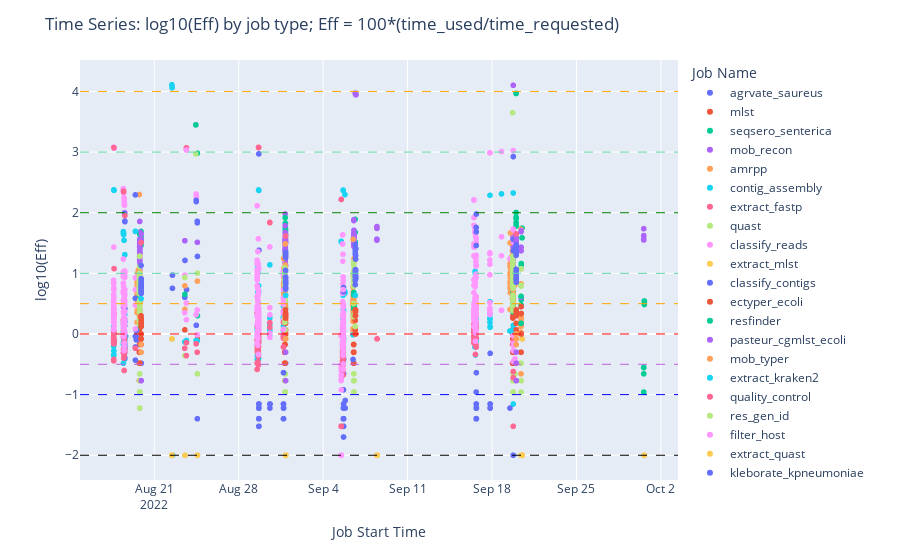

Notebook code for this chart:
### Code cell
fig = px.scatter(df, x='start_time', y="Eff", color='job_name')
fig.add_hline(y=4, line_dash="dash", line_color="orange", line_width = 1)
fig.add_hline(y=3, line_dash="dash", line_color="#62d5a6", line_width = 1)
fig.add_hline(y=2, line_dash="dash", line_color="green", line_width = 1)
fig.add_hline(y=1, line_dash="dash", line_color="#62d5a6", line_width = 1)
fig.add_hline(y=0.5, line_dash="dash", line_color="orange", line_width = 1)
fig.add_hline(y=0, line_dash="dash", line_color="red", line_width = 1)
fig.add_hline(y=-0.5, line_dash="dash", line_color="#c061de", line_width = 1)
fig.add_hline(y=-1, line_dash="dash", line_color="blue", line_width = 1)
fig.add_hline(y=-2, line_dash="dash", line_color="black", line_width = 1)

fig.update_layout(
    title='Time Series: log10(Eff) by job type; Eff = 100*(time_used/time_requested)',
    xaxis_title="Job Start Time",
    yaxis_title="log10(Eff)",
    legend_title="Job Name",
)

plotly.offline.iplot(fig)

### Figure 1 — Plotly figure (JSON) as saved in the notebook; plotly's stock layout.template omitted (floating-point values rounded to 4 significant figures; data arrays with more than 128 entries replaced by an {"elided": "..."} marker saying what was removed)
{"data": [{"hovertemplate": "job_name=agrvate_saureus<br>start_time=%{x}<br>Eff=%{y}<extra></extra>", "legendgroup": "agrvate_saureus", "marker": {"color": "#636efa", "symbol": "circle"}, "mode": "markers", "name": "agrvate_saureus", "showlegend": true, "type": "scattergl", "x": ["2022-08-19T22:04:12", "2022-09-20T00:18:02", "2022-08-31T21:05:04", "2022-09-20T00:15:05", "2022-08-31T21:08:29", "2022-09-20T00:12:25", "2022-08-19T21:55:45"], "xaxis": "x", "y": [-0.4815, -0.7696, -0.08092, -0.4815, -0.4815, -0.08092, -0.08092], "yaxis": "y"}, {"hovertemplate": "job_name=mlst<br>start_time=%{x}<br>Eff=%{y}<extra></extra>", "legendgroup": "mlst", "marker": {"color": "#EF553B", "symbol": "circle"}, "mode": "markers", "name": "mlst", "showlegend": true, "type": "scattergl", "x": {"elided": "255 str values"}, "xaxis": "x", "y": {"elided": "255 float values"}, "yaxis": "y"}, {"hovertemplate": "job_name=seqsero_senterica<br>start_time=%{x}<br>Eff=%{y}<extra></extra>", "legendgroup": "seqsero_senterica", "marker": {"color": "#00cc96", "symbol": "circle"}, "mode": "markers", "name": "seqsero_senterica", "showlegend": true, "type": "scattergl", "x": ["2022-08-31T21:00:18", "2022-09-20T11:45:09", "2022-08-31T20:56:11", "2022-09-06T15:50:28", "2022-08-31T21:00:41", "2022-08-19T21:36:31", "2022-08-31T21:00:18", "2022-09-06T15:50:29", "2022-09-19T23:54:23", "2022-08-31T21:01:03", "2022-08-31T20:56:11", "2022-08-19T21:36:34", "2022-08-31T20:56:13", "2022-09-06T15:50:30", "2022-09-19T23:54:22", "2022-08-31T20:56:11", "2022-08-31T20:56:11", "2022-08-31T20:56:11", "2022-08-19T21:32:31", "2022-09-20T11:45:09", "2022-08-19T21:36:28", "2022-08-19T21:32:28", "2022-08-19T21:32:31", "2022-09-19T23:54:22", "2022-08-31T21:00:34", "2022-08-19T21:32:31", "2022-09-19T23:54:23", "2022-09-06T15:50:46", "2022-08-31T20:56:11", "2022-08-19T21:32:31", "2022-09-06T15:50:33", "2022-08-19T21:36:28", "2022-08-19T21:35:43", "2022-09-20T10:12:40", "2022-08-19T21:36:28", "2022-09-20T10:12:40", "2022-08-19T21:32:31", "2022-08-19T21:32:31", "2022-08-31T20:56:11", "2022-09-20T10:12:40", "2022-09-19T23:54:22", "2022-08-31T20:56:11", "2022-08-19T21:32:31", "2022-08-31T20:56:11", "2022-09-20T10:12:40", "2022-08-19T21:32:28", "2022-08-19T21:32:28", "2022-08-19T21:32:31", "2022-09-19T23:54:23", "2022-09-19T23:54:22", "2022-09-19T23:54:24", "2022-08-31T20:56:11", "2022-09-19T23:54:22", "2022-08-19T21:32:28", "2022-08-31T21:00:42", "2022-09-19T23:54:22"], "xaxis": "x", "y": [1.542, 1.746, 1.748, 1.892, 1.716, 1.607, 1.58, 1.677, 1.778, 1.523, 1.723, 1.475, 1.715, 1.516, 1.913, 1.628, 1.625, 1.602, 1.55, 1.585, 1.46, 1.544, 1.666, 2.004, 1.534, 1.684, 1.901, 1.329, 1.826, 1.595, 1.38, 1.467, 1.467, 1.161, 1.51, 1.079, 1.487, 1.664, 1.587, 1.141, 1.795, 1.683, 1.658, 1.705, 0.5647, 1.587, 1.568, 1.692, 3.966, 1.925, 1.837, 1.642, 3.966, 1.554, 1.383, 1.595], "yaxis": "y"}, {"hovertemplate": "job_name=mob_recon<br>start_time=%{x}<br>Eff=%{y}<extra></extra>", "legendgroup": "mob_recon", "marker": {"color": "#ab63fa", "symbol": "circle"}, "mode": "markers", "name": "mob_recon", "showlegend": true, "type": "scattergl", "x": {"elided": "256 str values"}, "xaxis": "x", "y": {"elided": "256 float values"}, "yaxis": "y"}, {"hovertemplate": "job_name=amrpp<br>start_time=%{x}<br>Eff=%{y}<extra></extra>", "legendgroup": "amrpp", "marker": {"color": "#FFA15A", "symbol": "circle"}, "mode": "markers", "name": "amrpp", "showlegend": true, "type": "scattergl", "x": {"elided": "233 str values"}, "xaxis": "x", "y": {"elided": "233 float values"}, "yaxis": "y"}, {"hovertemplate": "job_name=contig_assembly<br>start_time=%{x}<br>Eff=%{y}<extra></extra>", "legendgroup": "contig_assembly", "marker": {"color": "#19d3f3", "symbol": "circle"}, "mode": "markers", "name": "contig_assembly", "showlegend": true, "type": "scattergl", "x": {"elided": "313 str values"}, "xaxis": "x", "y": {"elided": "313 float values"}, "yaxis": "y"}, {"hovertemplate": "job_name=extract_fastp<br>start_time=%{x}<br>Eff=%{y}<extra></extra>", "legendgroup": "extract_fastp", "marker": {"color": "#FF6692", "symbol": "circle"}, "mode": "markers", "name": "extract_fastp", "showlegend": true, "type": "scattergl", "x": {"elided": "261 str values"}, "xaxis": "x", "y": {"elided": "261 float values"}, "yaxis": "y"}, {"hovertemplate": "job_name=quast<br>start_time=%{x}<br>Eff=%{y}<extra></extra>", "legendgroup": "quast", "marker": {"color": "#B6E880", "symbol": "circle"}, "mode": "markers", "name": "quast", "showlegend": true, "type": "scattergl", "x": {"elided": "255 str values"}, "xaxis": "x", "y": {"elided": "255 float values"}, "yaxis": "y"}, {"hovertemplate": "job_name=classify_reads<br>start_time=%{x}<br>Eff=%{y}<extra></extra>", "legendgroup": "classify_reads", "marker": {"color": "#FF97FF", "symbol": "circle"}, "mode": "markers", "name": "classify_reads", "showlegend": true, "type": "scattergl", "x": {"elided": "322 str values"}, "xaxis": "x", "y": {"elided": "322 float values"}, "yaxis": "y"}, {"hovertemplate": "job_name=extract_mlst<br>start_time=%{x}<br>Eff=%{y}<extra></extra>", "legendgroup": "extract_mlst", "marker": {"color": "#FECB52", "symbol": "circle"}, "mode": "markers", "name": "extract_mlst", "showlegend": true, "type": "scattergl", "x": {"elided": "261 str values"}, "xaxis": "x", "y": {"elided": "261 float values"}, "yaxis": "y"}, {"hovertemplate": "job_name=classify_contigs<br>start_time=%{x}<br>Eff=%{y}<extra></extra>", "legendgroup": "classify_contigs", "marker": {"color": "#636efa", "symbol": "circle"}, "mode": "markers", "name": "classify_contigs", "showlegend": true, "type": "scattergl", "x": {"elided": "266 str values"}, "xaxis": "x", "y": {"elided": "266 float values"}, "yaxis": "y"}, {"hovertemplate": "job_name=ectyper_ecoli<br>start_time=%{x}<br>Eff=%{y}<extra></extra>", "legendgroup": "ectyper_ecoli", "marker": {"color": "#EF553B", "symbol": "circle"}, "mode": "markers", "name": "ectyper_ecoli", "showlegend": true, "type": "scattergl", "x": ["2022-08-19T21:58:11", "2022-08-31T21:10:34", "2022-08-31T21:13:26", "2022-08-31T21:01:39", "2022-08-19T21:39:46", "2022-09-20T00:04:36", "2022-09-06T15:57:54", "2022-09-06T16:29:53", "2022-08-19T21:59:16", "2022-09-06T15:56:12", "2022-08-31T21:12:53", "2022-09-06T15:53:55", "2022-08-19T21:58:40", "2022-09-20T00:11:21", "2022-09-20T00:16:46", "2022-08-31T21:04:20", "2022-08-31T21:15:33", "2022-08-31T21:22:40", "2022-08-31T21:09:32", "2022-09-06T16:28:42", "2022-08-19T21:45:00", "2022-09-20T00:11:11", "2022-08-31T21:13:23", "2022-08-19T21:56:53", "2022-09-06T15:52:47", "2022-08-31T21:19:01", "2022-09-06T15:55:15", "2022-09-20T00:05:09", "2022-09-20T00:15:44", "2022-08-31T21:04:31", "2022-08-19T21:38:50", "2022-09-20T00:09:51", "2022-08-19T21:45:32", "2022-08-19T21:38:16", "2022-08-31T21:20:44", "2022-09-20T00:12:37", "2022-08-19T21:47:58", "2022-08-31T21:05:35", "2022-08-31T21:09:01", "2022-08-31T21:11:48", "2022-09-20T10:12:59", "2022-08-19T21:53:28", "2022-08-19T21:36:41", "2022-08-31T21:02:03", "2022-09-06T15:53:18", "2022-08-19T22:02:45", "2022-08-19T21:47:27", "2022-08-19T21:42:22", "2022-09-06T15:53:12"], "xaxis": "x", "y": [-0.08092, 0.06819, 0, 0.1761, -0.08092, 0.1761, 0.06819, 0, -0.1739, 0, 0.1761, 0.06819, 0, 0, 0, 0, 0, 0, 0, 0, -0.08092, 0, -0.08092, -0.1739, 0, 0, 0, -0.08092, 0.06819, 0, -0.08092, 0, -0.1739, -0.08092, 0, 0, 0, 0, 0, 0, 0.1761, -0.08092, 0.1239, 0.2227, 0.2227, -0.08092, -0.1739, -0.1739, 0.06819], "yaxis": "y"}, {"hovertemplate": "job_name=resfinder<br>start_time=%{x}<br>Eff=%{y}<extra></extra>", "legendgroup": "resfinder", "marker": {"color": "#00cc96", "symbol": "circle"}, "mode": "markers", "name": "resfinder", "showlegend": true, "type": "scattergl", "x": {"elided": "256 str values"}, "xaxis": "x", "y": {"elided": "256 float values"}, "yaxis": "y"}, {"hovertemplate": "job_name=pasteur_cgmlst_ecoli<br>start_time=%{x}<br>Eff=%{y}<extra></extra>", "legendgroup": "pasteur_cgmlst_ecoli", "marker": {"color": "#ab63fa", "symbol": "circle"}, "mode": "markers", "name": "pasteur_cgmlst_ecoli", "showlegend": true, "type": "scattergl", "x": ["2022-09-08T11:00:24", "2022-09-08T11:00:24", "2022-09-30T13:57:07", "2022-09-08T11:00:24", "2022-08-31T21:16:03", "2022-08-19T21:54:39", "2022-09-06T17:14:38", "2022-08-31T21:17:29", "2022-08-19T21:46:33", "2022-08-19T21:40:38", "2022-09-06T15:57:53", "2022-09-06T17:15:59", "2022-09-06T15:55:03", "2022-09-08T11:00:24", "2022-08-31T21:13:57", "2022-09-08T11:00:24", "2022-08-31T21:04:08", "2022-08-19T22:00:45", "2022-09-06T17:16:00", "2022-08-31T21:04:40", "2022-09-20T00:12:48", "2022-08-19T21:59:10", "2022-09-20T00:12:04", "2022-08-31T21:04:53", "2022-08-31T21:06:05", "2022-08-31T21:11:05", "2022-09-30T13:57:07", "2022-09-20T00:09:40", "2022-08-19T21:46:03", "2022-08-31T21:18:15", "2022-08-19T21:48:28", "2022-09-30T13:57:07", "2022-08-31T21:02:48", "2022-08-19T21:55:15", "2022-09-20T00:05:53", "2022-09-06T15:58:05", "2022-08-31T21:02:32", "2022-09-08T11:00:24", "2022-08-19T21:37:24", "2022-09-06T17:13:40", "2022-08-31T21:19:31", "2022-09-08T11:05:28", "2022-09-20T00:13:21", "2022-08-19T21:38:40", "2022-09-06T17:13:39", "2022-08-19T21:44:06", "2022-08-31T21:23:11", "2022-08-19T22:04:44", "2022-09-06T15:52:58", "2022-09-06T16:30:13", "2022-09-19T23:56:45", "2022-09-20T00:02:32", "2022-09-30T13:57:07", "2022-09-20T00:11:21", "2022-09-30T13:57:07", "2022-09-06T15:58:28", "2022-08-19T22:03:40", "2022-08-31T21:09:33", "2022-09-08T11:05:50", "2022-09-06T15:55:11", "2022-08-31T21:14:08", "2022-09-06T17:15:58", "2022-08-31T21:07:58", "2022-09-06T16:30:04", "2022-09-06T17:15:58", "2022-09-06T15:56:10", "2022-08-19T21:51:35", "2022-09-30T13:57:23", "2022-09-06T17:13:39", "2022-09-08T11:00:24", "2022-09-20T10:12:54", "2022-08-19T21:59:48", "2022-09-06T17:13:39", "2022-09-30T13:57:07"], "xaxis": "x", "y": [1.548, 1.551, 1.551, 1.564, 1.507, 1.527, 3.946, 1.128, 1.521, 1.524, 3.971, 3.946, 3.972, 1.554, 1.51, 1.548, 1.549, 1.544, 3.946, 1.548, 1.516, 1.529, 1.541, 1.563, 1.562, 1.517, 1.623, 1.547, 1.531, 1.508, 1.531, 1.736, 1.517, 1.527, 1.53, 3.971, 1.531, 1.563, 1.563, 3.947, 1.508, 1.771, 1.54, 1.534, 3.947, 1.524, 1.496, 1.521, 3.972, 3.961, 1.598, 1.531, 1.559, 1.519, 1.569, 3.97, 1.651, 1.543, 1.741, 3.971, 1.647, 3.946, 1.545, 3.961, 3.946, 3.971, 1.543, 1.556, 3.947, 1.556, 1.701, 1.533, 3.947, 1.555], "yaxis": "y"}, {"hovertemplate": "job_name=mob_typer<br>start_time=%{x}<br>Eff=%{y}<extra></extra>", "legendgroup": "mob_typer", "marker": {"color": "#FFA15A", "symbol": "circle"}, "mode": "markers", "name": "mob_typer", "showlegend": true, "type": "scattergl", "x": {"elided": "254 str values"}, "xaxis": "x", "y": {"elided": "254 float values"}, "yaxis": "y"}, {"hovertemplate": "job_name=extract_kraken2<br>start_time=%{x}<br>Eff=%{y}<extra></extra>", "legendgroup": "extract_kraken2", "marker": {"color": "#19d3f3", "symbol": "circle"}, "mode": "markers", "name": "extract_kraken2", "showlegend": true, "type": "scattergl", "x": {"elided": "266 str values"}, "xaxis": "x", "y": {"elided": "266 float values"}, "yaxis": "y"}, {"hovertemplate": "job_name=quality_control<br>start_time=%{x}<br>Eff=%{y}<extra></extra>", "legendgroup": "quality_control", "marker": {"color": "#FF6692", "symbol": "circle"}, "mode": "markers", "name": "quality_control", "showlegend": true, "type": "scattergl", "x": {"elided": "290 str values"}, "xaxis": "x", "y": {"elided": "290 float values"}, "yaxis": "y"}, {"hovertemplate": "job_name=res_gen_id<br>start_time=%{x}<br>Eff=%{y}<extra></extra>", "legendgroup": "res_gen_id", "marker": {"color": "#B6E880", "symbol": "circle"}, "mode": "markers", "name": "res_gen_id", "showlegend": true, "type": "scattergl", "x": {"elided": "256 str values"}, "xaxis": "x", "y": {"elided": "256 float values"}, "yaxis": "y"}, {"hovertemplate": "job_name=filter_host<br>start_time=%{x}<br>Eff=%{y}<extra></extra>", "legendgroup": "filter_host", "marker": {"color": "#FF97FF", "symbol": "circle"}, "mode": "markers", "name": "filter_host", "showlegend": true, "type": "scattergl", "x": {"elided": "272 str values"}, "xaxis": "x", "y": {"elided": "272 float values"}, "yaxis": "y"}, {"hovertemplate": "job_name=extract_quast<br>start_time=%{x}<br>Eff=%{y}<extra></extra>", "legendgroup": "extract_quast", "marker": {"color": "#FECB52", "symbol": "circle"}, "mode": "markers", "name": "extract_quast", "showlegend": true, "type": "scattergl", "x": {"elided": "260 str values"}, "xaxis": "x", "y": {"elided": "260 float values"}, "yaxis": "y"}, {"hovertemplate": "job_name=kleborate_kpneumoniae<br>start_time=%{x}<br>Eff=%{y}<extra></extra>", "legendgroup": "kleborate_kpneumoniae", "marker": {"color": "#636efa", "symbol": "circle"}, "mode": "markers", "name": "kleborate_kpneumoniae", "showlegend": true, "type": "scattergl", "x": ["2022-09-06T15:58:28", "2022-08-31T21:10:02", "2022-08-31T21:23:43", "2022-09-06T15:53:41", "2022-08-31T21:07:58", "2022-08-31T21:20:58", "2022-09-20T00:04:24", "2022-09-20T00:04:48", "2022-09-06T15:56:22", "2022-08-31T21:22:09", "2022-08-22T12:07:00", "2022-09-20T00:16:47", "2022-08-31T21:16:35", "2022-09-20T00:10:13", "2022-08-31T21:12:52", "2022-09-20T00:10:02", "2022-09-20T00:16:48", "2022-09-20T00:03:41", "2022-08-19T22:07:11", "2022-09-20T00:06:06", "2022-08-31T21:17:19", "2022-08-31T21:23:53", "2022-08-31T21:21:55", "2022-08-31T21:15:02", "2022-09-06T16:29:24", "2022-09-20T00:09:51", "2022-09-06T17:13:41", "2022-09-20T00:11:32", "2022-08-19T21:37:44", "2022-09-20T00:04:36", "2022-09-20T00:15:35", "2022-09-20T00:10:13", "2022-09-20T00:00:50", "2022-08-31T21:23:10", "2022-09-20T00:17:52", "2022-08-19T21:39:20", "2022-09-20T00:02:54", "2022-08-19T21:39:46", "2022-08-19T21:40:38", "2022-08-19T21:49:57", "2022-09-06T16:27:53", "2022-09-06T15:52:57", "2022-09-06T15:52:58", "2022-09-06T15:54:50", "2022-08-31T21:10:03", "2022-09-06T16:27:51", "2022-08-19T21:53:26", "2022-09-06T17:13:39", "2022-08-19T21:54:00", "2022-08-19T21:48:28", "2022-08-19T22:01:16", "2022-09-06T15:50:30", "2022-08-22T12:07:00", "2022-09-20T00:03:27", "2022-09-20T00:08:02", "2022-09-20T00:08:58", "2022-09-06T16:30:06", "2022-08-24T13:55:38", "2022-09-06T15:53:12", "2022-09-06T15:57:21", "2022-09-06T15:50:30", "2022-09-20T00:06:29", "2022-09-06T16:28:32", "2022-09-06T16:30:06", "2022-09-06T15:50:33", "2022-09-20T00:17:17", "2022-08-19T21:40:48", "2022-08-19T21:45:31", "2022-08-31T21:21:00", "2022-09-20T00:08:58", "2022-09-20T00:02:43", "2022-08-31T21:11:47", "2022-09-20T00:17:39", "2022-09-06T15:51:41", "2022-09-20T00:09:39", "2022-08-31T21:03:57", "2022-08-19T21:59:16", "2022-08-19T21:54:52", "2022-09-06T15:52:20", "2022-08-19T21:56:18", "2022-08-19T21:46:44", "2022-09-20T00:07:29", "2022-09-06T15:57:41", "2022-08-19T21:44:51", "2022-09-20T00:05:54", "2022-08-23T13:06:46", "2022-08-19T21:46:43", "2022-09-06T15:58:18", "2022-08-31T21:16:33", "2022-08-31T21:10:34", "2022-08-19T21:59:47", "2022-09-06T15:56:34", "2022-09-06T16:28:05", "2022-08-31T21:16:02", "2022-09-06T16:30:04", "2022-08-31T21:11:59", "2022-09-20T00:05:39", "2022-09-20T00:00:16", "2022-08-19T22:06:30", "2022-08-31T21:21:32", "2022-09-20T00:04:58"], "xaxis": "x", "y": [1.386, 1.259, 0.7657, 1.048, 0.7657, 1.346, 1.415, 1.048, 1.319, 0.8751, 0.9699, 0.9294, 0.7536, 1.308, 0.8651, 0.9777, 0.8555, 0.8555, 0.8938, 1.035, 0.9294, 0.8241, 0.7404, 1.308, 0.9542, 0.8751, 0.9206, 0.9031, 0.7657, 0.9542, 0.8848, 1.472, 1.365, 0.7536, 1.365, 1.13, 0.9031, 0.7267, 0.8129, 0.8129, 0.9624, 0.938, 0.9926, 0.8129, 1.048, 1.398, 0.6693, 1.407, 0.8014, 0.8451, 0.7782, 1.048, 0.7536, 0.9206, 0.9699, 0.9206, 1.041, 1.279, 0.9777, 0.946, 0.9624, 0.9031, 1.048, 1.235, 1.041, 0.9122, 0.699, 0.6839, 0.8555, 1.447, 0.8938, 0.8555, 1.332, 0.8848, 0.9031, 0.938, 0.7657, 0.699, 1.054, 0.6839, 0.8848, 1.297, 1.475, 0.9122, 1.067, 1.213, 0.7903, 1.014, 0.9206, 0.7536, 0.8938, 1.332, 1.294, 0.7536, 1.061, 1.286, 0.8555, 0.9206, 0.9031, 0.8555, 0.9206], "yaxis": "y"}, {"hovertemplate": "job_name=sistr_senterica<br>start_time=%{x}<br>Eff=%{y}<extra></extra>", "legendgroup": "sistr_senterica", "marker": {"color": "#EF553B", "symbol": "circle"}, "mode": "markers", "name": "sistr_senterica", "showlegend": true, "type": "scattergl", "x": ["2022-09-20T00:05:43", "2022-08-19T21:55:47", "2022-08-19T22:03:40", "2022-08-31T21:23:53", "2022-09-20T00:07:15", "2022-09-20T00:12:04", "2022-08-19T21:56:25", "2022-08-19T21:46:44", "2022-08-19T21:46:02", "2022-09-06T16:27:51", "2022-09-06T16:30:05", "2022-08-19T21:39:46", "2022-08-19T21:49:24", "2022-08-19T21:39:46", "2022-08-31T21:16:34", "2022-08-19T21:55:12", "2022-08-31T21:23:11", "2022-08-19T21:48:28", "2022-08-31T21:11:05", "2022-08-31T21:17:19", "2022-09-20T00:12:36", "2022-08-19T21:46:03", "2022-09-20T00:11:32", "2022-08-19T22:01:16", "2022-09-06T16:28:05", "2022-08-31T21:09:31", "2022-08-31T21:10:03", "2022-08-31T21:17:42", "2022-09-20T10:12:40", "2022-09-06T15:57:31", "2022-09-20T10:12:40", "2022-08-19T22:03:14", "2022-08-19T21:44:51", "2022-09-20T00:10:01", "2022-08-19T22:05:15", "2022-08-31T21:16:44", "2022-08-31T21:14:31", "2022-08-19T22:00:43", "2022-09-20T10:12:40", "2022-09-20T00:16:17", "2022-08-31T21:07:57", "2022-09-20T10:12:40", "2022-08-31T21:17:06", "2022-08-31T21:17:19", "2022-09-06T15:56:01", "2022-08-19T21:54:06", "2022-08-31T21:07:37", "2022-08-19T21:41:53", "2022-09-20T00:09:52", "2022-09-20T00:07:39", "2022-08-31T21:22:30", "2022-08-31T21:22:30", "2022-09-20T00:07:29", "2022-08-31T21:18:03", "2022-08-31T21:10:02"], "xaxis": "x", "y": [0.3979, 0.1239, 0.2227, 0.301, 0.301, 0.3365, 0.1761, 0.1761, 0.1761, 0.301, 0.3979, 0.301, 0.1761, 0.2625, 0.301, 0.2227, 0.301, 0.1239, 0.301, 0.3365, 0.3365, 0.1761, 0.301, 0.1761, 0.3674, 0.3365, 0.3365, 0.301, 0, 0.3979, 0.3365, 0.1239, 0.1239, 0.3674, 0.1761, 0.2625, 0.3365, 0.2227, 0.4518, 0.301, 0.301, 0.3365, 0.301, 0.301, 0.301, 0.2227, 0.3979, 0.1761, 0.3674, 0.301, 0.301, 0.301, 0.3365, 0.301, 0.3365], "yaxis": "y"}, {"hovertemplate": "job_name=stecfinder_ecoli<br>start_time=%{x}<br>Eff=%{y}<extra></extra>", "legendgroup": "stecfinder_ecoli", "marker": {"color": "#00cc96", "symbol": "circle"}, "mode": "markers", "name": "stecfinder_ecoli", "showlegend": true, "type": "scattergl", "x": ["2022-09-30T15:05:27", "2022-09-30T13:57:07", "2022-09-30T15:05:27", "2022-09-30T15:05:27", "2022-09-30T13:57:07", "2022-09-30T13:57:07", "2022-09-30T15:05:26", "2022-09-30T15:05:27", "2022-09-30T13:57:07", "2022-09-30T15:05:26", "2022-09-30T13:57:07", "2022-09-30T13:57:07", "2022-09-30T15:05:27", "2022-09-30T13:57:23"], "xaxis": "x", "y": [0.5441, -0.5528, 0.5224, 0.4928, -0.5528, -0.5528, 0.4857, 0.5441, -0.6576, 0.5366, -0.5528, -0.5528, 0.5011, -0.9586], "yaxis": "y"}, {"hovertemplate": "job_name=sccmec_saureus<br>start_time=%{x}<br>Eff=%{y}<extra></extra>", "legendgroup": "sccmec_saureus", "marker": {"color": "#ab63fa", "symbol": "circle"}, "mode": "markers", "name": "sccmec_saureus", "showlegend": true, "type": "scattergl", "x": ["2022-09-20T00:16:17", "2022-08-31T21:15:01", "2022-09-20T00:08:26", "2022-08-31T21:20:13", "2022-08-19T21:41:22", "2022-08-19T22:06:42", "2022-09-20T00:09:09"], "xaxis": "x", "y": [-0.7696, -0.301, -0.301, -0.7696, -0.301, -0.7696, -0.4815], "yaxis": "y"}, {"hovertemplate": "job_name=spatyper_saureus<br>start_time=%{x}<br>Eff=%{y}<extra></extra>", "legendgroup": "spatyper_saureus", "marker": {"color": "#FFA15A", "symbol": "circle"}, "mode": "markers", "name": "spatyper_saureus", "showlegend": true, "type": "scattergl", "x": ["2022-08-19T21:40:27", "2022-09-20T00:04:36", "2022-08-19T21:46:02", "2022-09-20T00:07:30", "2022-09-20T00:07:16", "2022-08-31T21:06:06", "2022-08-31T21:09:32"], "xaxis": "x", "y": [-0.1739, 0, -0.301, -0.08092, -0.1739, -0.08092, -0.08092], "yaxis": "y"}, {"hovertemplate": "job_name=hicap_hinfluenzae<br>start_time=%{x}<br>Eff=%{y}<extra></extra>", "legendgroup": "hicap_hinfluenzae", "marker": {"color": "#19d3f3", "symbol": "circle"}, "mode": "markers", "name": "hicap_hinfluenzae", "showlegend": true, "type": "scattergl", "x": ["2022-09-06T15:57:53", "2022-08-31T21:18:26", "2022-08-19T21:43:55"], "xaxis": "x", "y": [0.6365, 0.6365, 0.5832], "yaxis": "y"}, {"hovertemplate": "job_name=seroba_spneumoniae<br>start_time=%{x}<br>Eff=%{y}<extra></extra>", "legendgroup": "seroba_spneumoniae", "marker": {"color": "#FF6692", "symbol": "circle"}, "mode": "markers", "name": "seroba_spneumoniae", "showlegend": true, "type": "scattergl", "x": ["2022-09-20T00:02:43", "2022-08-31T21:17:41", "2022-08-19T21:49:24"], "xaxis": "x", "y": [1.65, 1.613, 1.507], "yaxis": "y"}, {"hovertemplate": "job_name=meningotype_nmeningitidis<br>start_time=%{x}<br>Eff=%{y}<extra></extra>", "legendgroup": "meningotype_nmeningitidis", "marker": {"color": "#B6E880", "symbol": "circle"}, "mode": "markers", "name": "meningotype_nmeningitidis", "showlegend": true, "type": "scattergl", "x": ["2022-09-06T15:57:47"], "xaxis": "x", "y": [0.1239], "yaxis": "y"}], "layout": {"legend": {"title": {"text": "Job Name"}, "tracegroupgap": 0}, "margin": {"t": 60}, "shapes": [{"line": {"color": "orange", "dash": "dash", "width": 1}, "type": "line", "x0": 0, "x1": 1, "xref": "x domain", "y0": 4, "y1": 4, "yref": "y"}, {"line": {"color": "#62d5a6", "dash": "dash", "width": 1}, "type": "line", "x0": 0, "x1": 1, "xref": "x domain", "y0": 3, "y1": 3, "yref": "y"}, {"line": {"color": "green", "dash": "dash", "width": 1}, "type": "line", "x0": 0, "x1": 1, "xref": "x domain", "y0": 2, "y1": 2, "yref": "y"}, {"line": {"color": "#62d5a6", "dash": "dash", "width": 1}, "type": "line", "x0": 0, "x1": 1, "xref": "x domain", "y0": 1, "y1": 1, "yref": "y"}, {"line": {"color": "orange", "dash": "dash", "width": 1}, "type": "line", "x0": 0, "x1": 1, "xref": "x domain", "y0": 0.5, "y1": 0.5, "yref": "y"}, {"line": {"color": "red", "dash": "dash", "width": 1}, "type": "line", "x0": 0, "x1": 1, "xref": "x domain", "y0": 0, "y1": 0, "yref": "y"}, {"line": {"color": "#c061de", "dash": "dash", "width": 1}, "type": "line", "x0": 0, "x1": 1, "xref": "x domain", "y0": -0.5, "y1": -0.5, "yref": "y"}, {"line": {"color": "blue", "dash": "dash", "width": 1}, "type": "line", "x0": 0, "x1": 1, "xref": "x domain", "y0": -1, "y1": -1, "yref": "y"}, {"line": {"color": "black", "dash": "dash", "width": 1}, "type": "line", "x0": 0, "x1": 1, "xref": "x domain", "y0": -2, "y1": -2, "yref": "y"}], "title": {"text": "Time Series: log10(Eff) by job type; Eff = 100*(time_used/time_requested)"}, "xaxis": {"anchor": "y", "domain": [0, 1], "title": {"text": "Job Start Time"}}, "yaxis": {"anchor": "x", "domain": [0, 1], "title": {"text": "log10(Eff)"}}}}
